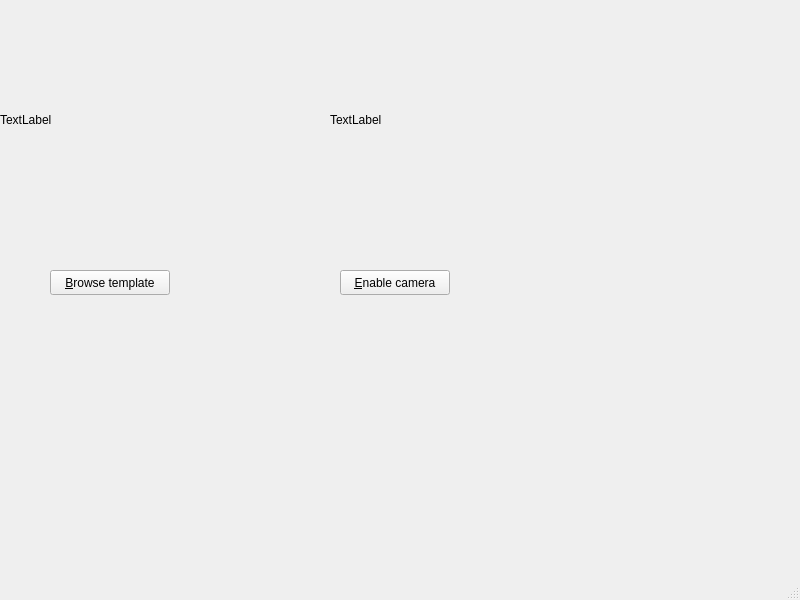
<?xml version="1.0" encoding="UTF-8"?>
<ui version="4.0">
 <class>MainWindow</class>
 <widget class="QMainWindow" name="MainWindow">
  <property name="geometry">
   <rect>
    <x>0</x>
    <y>0</y>
    <width>800</width>
    <height>600</height>
   </rect>
  </property>
  <property name="windowTitle">
   <string>Sift Demo</string>
  </property>
  <widget class="QWidget" name="centralwidget">
   <widget class="QPushButton" name="toggle_cam_button">
    <property name="geometry">
     <rect>
      <x>340</x>
      <y>270</y>
      <width>110</width>
      <height>25</height>
     </rect>
    </property>
    <property name="contextMenuPolicy">
     <enum>Qt::PreventContextMenu</enum>
    </property>
    <property name="text">
     <string>&amp;Enable camera</string>
    </property>
   </widget>
   <widget class="QLabel" name="template_label">
    <property name="geometry">
     <rect>
      <x>0</x>
      <y>0</y>
      <width>320</width>
      <height>239</height>
     </rect>
    </property>
    <property name="text">
     <string>TextLabel</string>
    </property>
   </widget>
   <widget class="QPushButton" name="browse_button">
    <property name="geometry">
     <rect>
      <x>50</x>
      <y>270</y>
      <width>120</width>
      <height>25</height>
     </rect>
    </property>
    <property name="contextMenuPolicy">
     <enum>Qt::PreventContextMenu</enum>
    </property>
    <property name="accessibleName">
     <string>Left Button</string>
    </property>
    <property name="text">
     <string>&amp;Browse template</string>
    </property>
   </widget>
   <widget class="QLabel" name="live_image_label">
    <property name="geometry">
     <rect>
      <x>330</x>
      <y>0</y>
      <width>700</width>
      <height>240</height>
     </rect>
    </property>
    <property name="text">
     <string>TextLabel</string>
    </property>
   </widget>
  </widget>
  <widget class="QMenuBar" name="menubar">
   <property name="geometry">
    <rect>
     <x>0</x>
     <y>0</y>
     <width>800</width>
     <height>22</height>
    </rect>
   </property>
  </widget>
  <widget class="QStatusBar" name="statusbar"/>
 </widget>
 <resources/>
 <connections/>
</ui>
